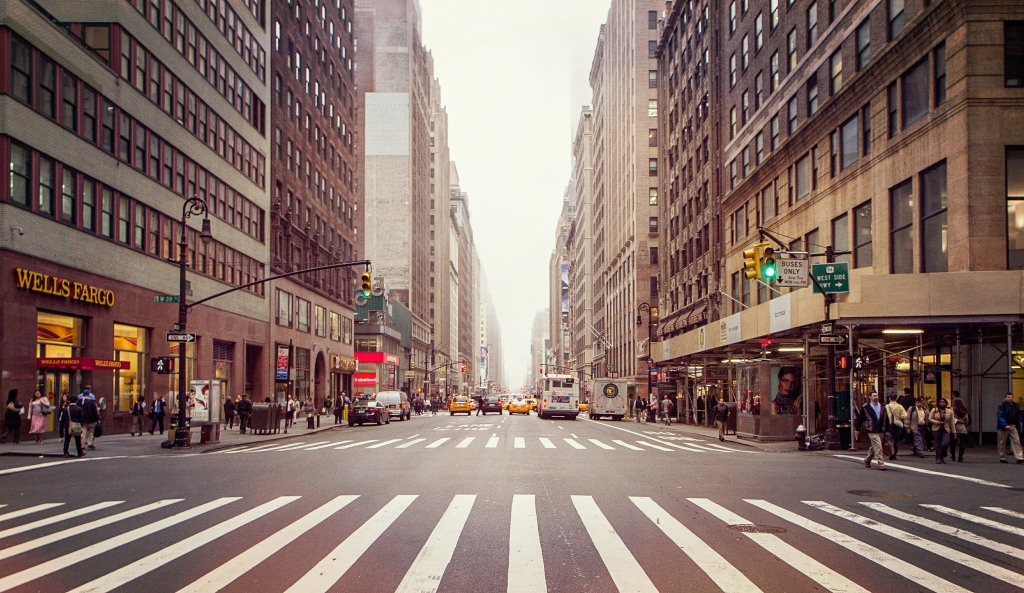
//> input picture VanshPoint Pro v004/VanshPoint Pro v004/nystreet.jpg, 2048 x 1186 px (shown at 1/2 size)
$ ./Source   (built with g++ and OpenCV 4)
//> lines starting //> are read from the running program, lines starting //| are printed output that depends on the picture
#include "opencv2\highgui.hpp"
#include "opencv2\imgproc.hpp"
#include <opencv2\opencv.hpp>
#include <iostream>
#include <string>
#include <stdio.h>
#include <stdint.h>
#include <cmath>

//-----Algorithm to detect vanishing point in photos
//-----Works best under release mode, needs x64
//-----Makes use of opencv_contrib_master libraries, will probably fail without

using namespace std;
cv::Mat image, image_grey;
cv::Mat image_Cannymask, image_edges;
cv::Mat image_blurred;
cv::Mat image_colour;
float houghlines_divisor = 5; //Should generally be larger for large images and fewer vanishing lines
float min_crossing_angle = 1; //Minimum angle lines must cross at to be considered a vanishing point (in radians)


int main(int argc, char** argv) {
	// [11 lines of commented-out code are left out]
	string filename = "nystreet.jpg";	//Works well with houghlines_divisor at 5
	image = cv::imread(filename, CV_LOAD_IMAGE_COLOR);
//> image is the input picture: 1186 rows x 2048 cols, CV_8UC3; mean B, G, R 104.9, 112.3, 133.6
	if (!image.data) { return 0; }	//Make sure program read something

	//-----Resize image-----	Note that for this to take effect project must be cleaned before being built
	float width = image.cols;
//> width = 2048
	float scaleFactor = 1000 / width;
//> scaleFactor = 0.488
	cv::resize(image, image, cv::Size(), scaleFactor, scaleFactor, CV_INTER_LINEAR);
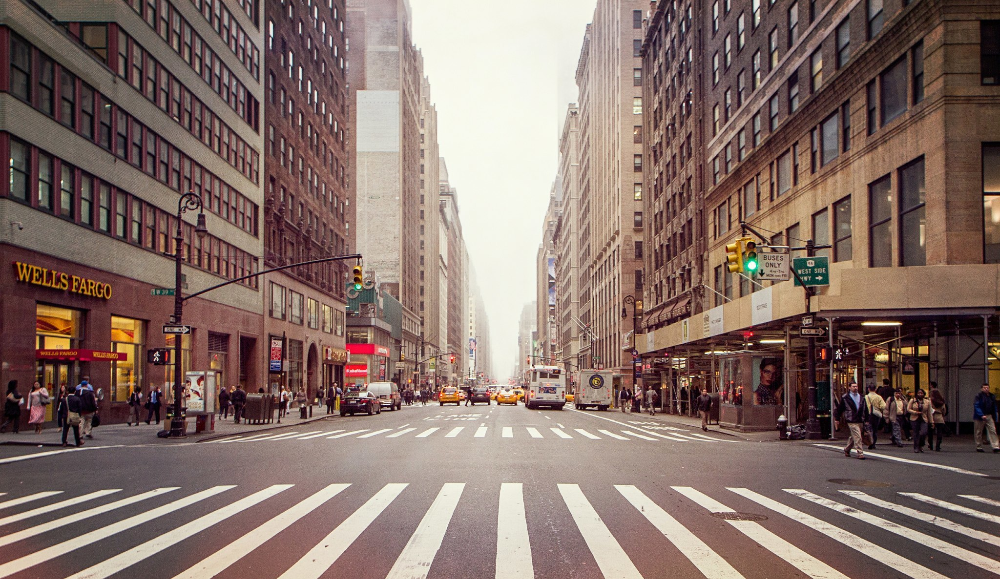
//> image: 579 rows x 1000 cols, CV_8UC3; mean B, G, R 104.8, 112.2, 133.5

	//-----Greyscale image-----
	cv::cvtColor(image, image_grey, CV_BGR2GRAY);
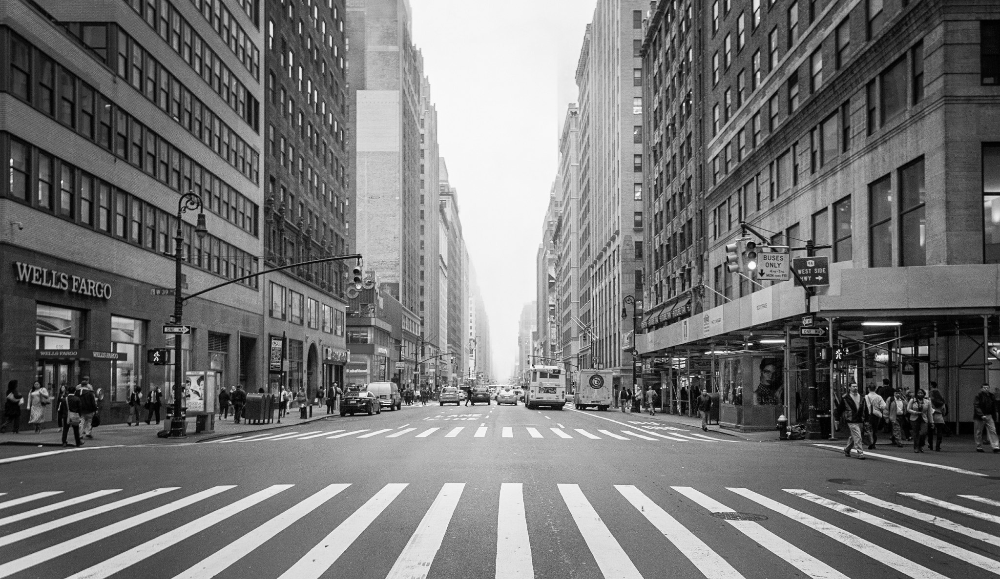
//> image_grey: 579 rows x 1000 cols, CV_8UC1; min 0, max 254, mean 117.7

	//-----Blur image to reduce noise-----
	cv::blur(image_grey, image_blurred, cv::Size(3, 3));
	//-----Setting the thresholds automatically-----
	//Get the average pixel value of a grey image, find the standard deviation
	cv::Mat image_greycopy; image_grey.copyTo(image_greycopy); 	//First, copy greyscale to new mat
	std::vector<double> vecFromMat;
	image_greycopy = image_greycopy.reshape(0, 1); 	//Rearrange into row matrix
	image_greycopy.copyTo(vecFromMat);
//> vecFromMat = 579000 items
	//And let the fun being
	std::nth_element(vecFromMat.begin(), vecFromMat.begin() + vecFromMat.size() / 2, vecFromMat.end()); 	//Find median average of greyscale

	float median = vecFromMat[vecFromMat.size() / 2];
//> median = 109
	float low_thresh, high_thresh, std_dev = 0.34;
	low_thresh = median / std_dev;
//> low_thresh = 320.6
	high_thresh = median * std_dev;
//> high_thresh = 37.06
	//-----Perform edge detection-----
	cv::Canny(image_blurred, image_Cannymask, low_thresh, high_thresh, 3);
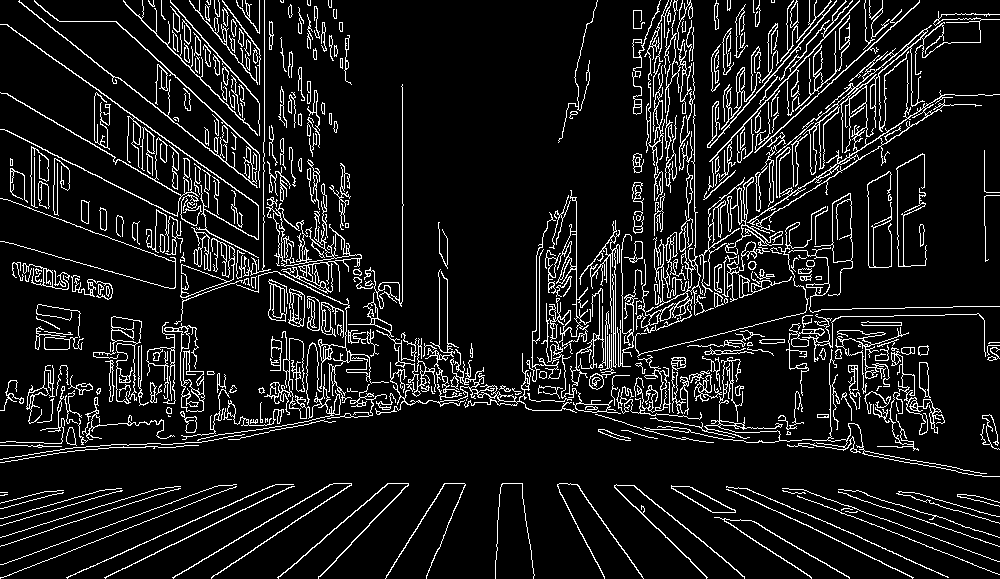
//> image_Cannymask: 579 rows x 1000 cols, CV_8UC1; 10.1% white in thin lines or dots
	image_edges = cv::Scalar::all(0); //create completely black window
	image_grey.copyTo(image_edges, image_Cannymask);	//copyTo copies 'image' onto 'dst'. It only copies non-zero pixels (so everything black is left out)
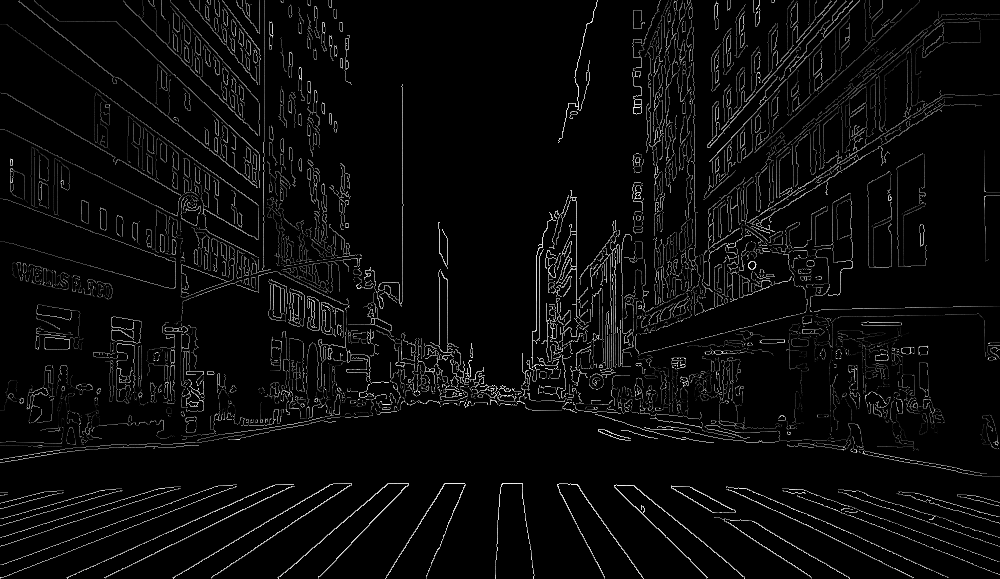
//> image_edges: 579 rows x 1000 cols, CV_8UC1; min 0, max 252, mean 10.2
	cv::cvtColor(image_Cannymask, image_colour, CV_GRAY2BGR);
//> image_colour: 579 rows x 1000 cols, CV_8UC3; 10.1% white in thin lines or dots
	cv::imshow("Canny", image_colour);

	//-----Standard Hough Transform-----
	vector<cv::Vec2f> lines;
	float hough_threshold = (sqrt(((image.rows*image.rows) + (image.cols*image.cols))) / houghlines_divisor); //Set threshold as a fraction of the image diagonal size. Still needs tweaking for each image
//> hough_threshold = 231.1
	HoughLines(image_edges, lines, 1, CV_PI / 180, hough_threshold, 0, 0);
//> lines = 37 lines (rho, theta), first 12: [186, 1.92], [620, 0.87], [554, 1.15], [177, 1.94], [617, 0.84], [593, 0.99], [15, 2.2], [597, 0.98], [590, 1.01], [112, 2.04], [-86, 2.36], [191, 1.9]
	size_t i = 0;
	for (i; i < lines.size(); i++) {
		float rho = lines[i][0], theta1 = lines[i][1];
		float theta_thresh = 0.2;
		cv::Point pt1, pt2;
		cv::Point pt3, pt4;
		cv::Point intersection;
		float costheta1, costheta2, sintheta1, sintheta2, rho1, rho2;
		//Reject horizontal and vertical lines
		if ((theta1 >(0 + theta_thresh)) && (theta1 < (CV_PI / 2 - theta_thresh)) || (theta1 >((CV_PI / 2) + theta_thresh)) && (theta1 < (CV_PI - theta_thresh))) {
			double a = cos(theta1), b = sin(theta1);
			double x0 = a * rho, y0 = b * rho;
			//Draw detected lines on image
			pt1.x = cvRound(x0 + 1000 * (-b));
			pt1.y = cvRound(y0 + 1000 * (a));
			pt2.x = cvRound(x0 - 1000 * (-b));
			pt2.y = cvRound(y0 - 1000 * (a));
			line(image_colour, pt1, pt2, cv::Scalar(0, 0, 255), 1, CV_AA);
			costheta1 = cos(theta1);
			sintheta1 = sin(theta1);
			rho1 = rho;
			size_t j = i + 1;
			//Check every combination of two lines for crossings
			for (j; j < lines.size(); j++) {
				double rho = lines[j][0], theta2 = lines[j][1];
				costheta2 = cos(theta2);
				sintheta2 = sin(theta2);
				rho2 = rho;
				if ((abs(theta1) - abs(theta2)) < min_crossing_angle) {break;} 				//Reject lines that lie over the top of each; we only want lines that intersect
				float determinative = (costheta1 * sintheta2) - (sintheta1 * costheta2);
				intersection.x = ((sintheta2 * rho1) - (sintheta1 * rho2)) / determinative;
				intersection.y = ((-costheta2 * rho1) + (costheta1*rho2)) / determinative;
				cv::drawMarker(image_colour, intersection, cv::Scalar(255, 0, 0), cv::MARKER_CROSS, 50, 1, 8);
				cout << intersection << "\n";
			}
		}
	}
//> this loop made 37 passes
//> (theta1, a, b, x0, y0, costheta1, sintheta1) on passes 1 to 12: (1.92, -0.342, 0.94, -63.62, 174.8, -0.342, 0.94), (0.873, 0.643, 0.766, 398.5, 474.9, 0.643, 0.766), (1.15, 0.407, 0.914, 225.3, 506.1, 0.407, 0.914), (1.94, -0.358, 0.934, -63.43, 165.2, -0.358, 0.934), (0.838, 0.669, 0.743, 412.9, 458.5, 0.669, 0.743), (0.995, 0.545, 0.839, 323, 497.3, 0.545, 0.839), (2.2, -0.588, 0.809, -8.82, 12.14, -0.588, 0.809), (0.977, 0.559, 0.829, 333.8, 494.9, 0.559, 0.829), (1.01, 0.53, 0.848, 312.7, 500.3, 0.53, 0.848), (2.04, -0.454, 0.891, -50.85, 99.79, -0.454, 0.891), (2.36, -0.707, 0.707, 60.81, -60.81, -0.707, 0.707), (1.9, -0.326, 0.946, -62.18, 180.6, -0.326, 0.946)
//> theta1 on passes 21, 25, 28, 29, 31, 32: 1.43, 1.41, 1.55, 1.75, 1.41, 1.73
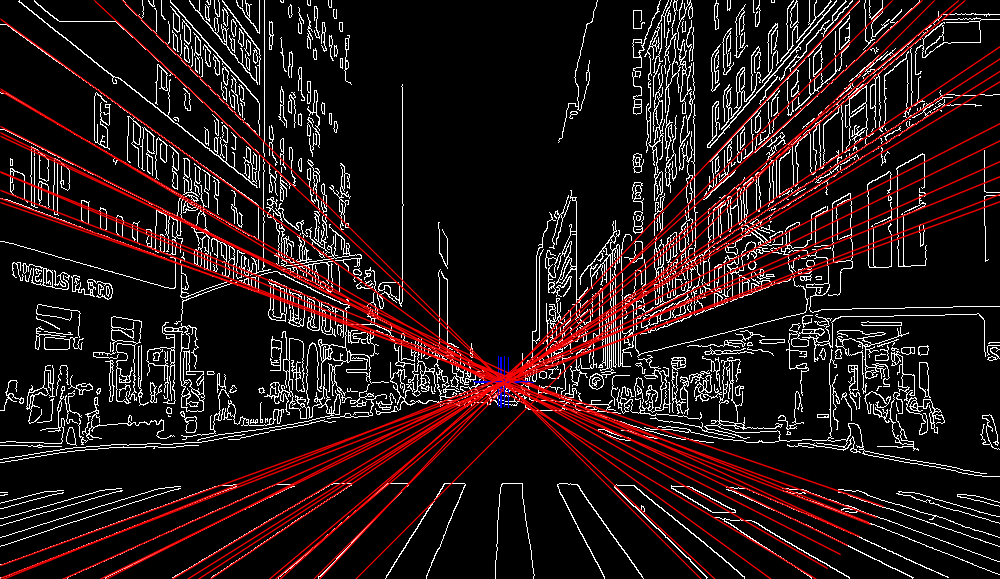
//> image_colour: 579 rows x 1000 cols, CV_8UC3; mean B, G, R 22.6, 22.5, 36.5
//> after the loop, i = 37

	cv::imshow("orig", image);
	cv::imshow("Lines", image_colour);

	cv::waitKey(0);
	return(0);
}
